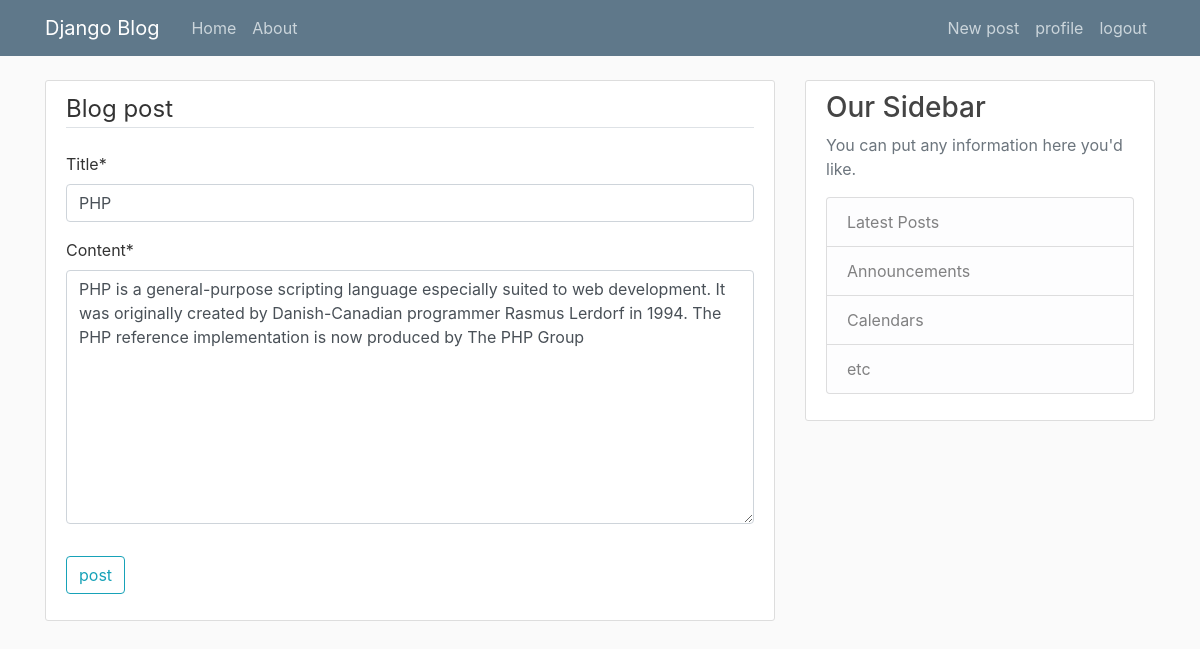
The page /post/18/update/ (signed in) on the database its author committed.
### blog/models.py (models this page shows, shortened)
class Post(models.Model):
    title=models.CharField(max_length=100)
    content=models.TextField()
    date_posted=models.DateTimeField(default=timezone.now)
    author=models.ForeignKey(User, on_delete=models.CASCADE)

### blog/views.py (the view, shortened to what this page needs)
# urls.py: path('post/<int:pk>/update/',PostUpdateView.as_view(),name='post-update'),
class PostUpdateView(LoginRequiredMixin, UserPassesTestMixin, UpdateView):
    model = Post
    fields = ['title', 'content']
    def test_func(self):
        post =self.get_object()
        if self.request.user == post.author:
            return True
        return False
        return super().test_func()

### blog/templates/blog/post_form.html (shortened to what this page needs)
{% extends 'blog/base.html' %}
{% load crispy_forms_tags %}
{% block  content %}
    <div class="content-section">
        <form method="POST">
            <fieldset class="form-group">
                <legend class="border-bottom mb-4">
                 Blog post
                </legend>
                {{ form|crispy }}
            </fieldset>
            <div class="form-group">
               <button class="btn btn-outline-info" type="submit">post</button>
            </div>
             </form>
         </div>
{% endblock content %}

### blog/static/blog/main.css (style rules this page uses)
body { background: #fafafa; color: #333333; margin-top: 5rem; }
.content-section { background: #ffffff; padding: 10px 20px; border: 1px solid #dddddd; border-radius: 3px; margin-bottom: 20px; }

### rows shown on the page
Post: title "PHP", content "PHP is a general-purpose scripting language especially suited to web development. It was originally created by Danish-Canadian programmer Rasmus Lerdorf in 1994. The PHP reference implementation is now produced by The PHP Group"
